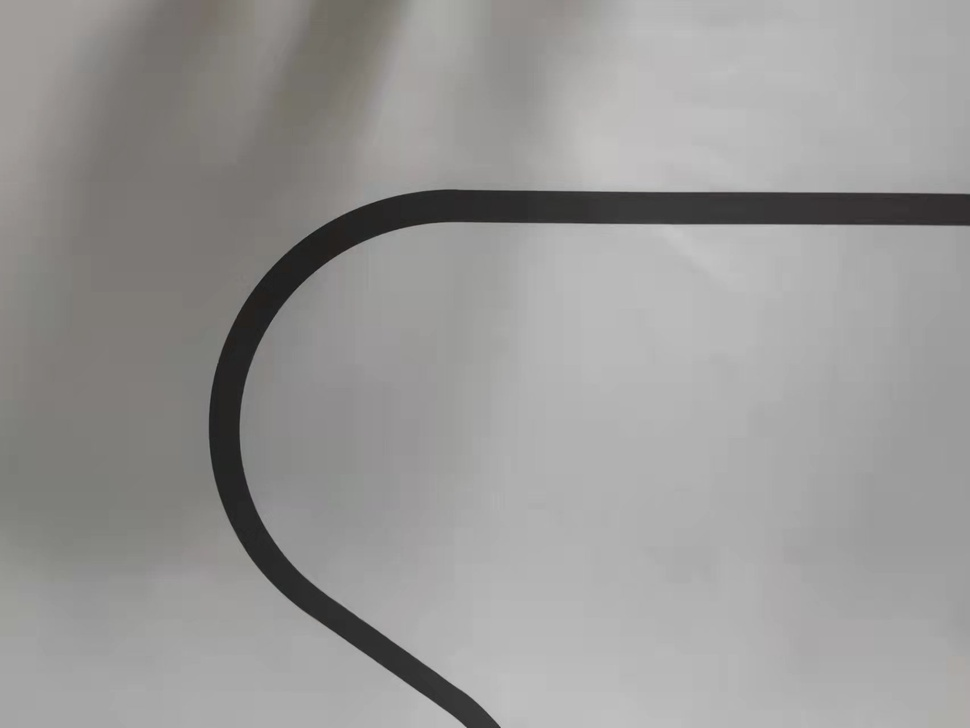
#> input picture experiment/5.jpg, 970 x 728 px, shrunk from 1705 x 1279 before the run
$ jupyter execute test.ipynb   (older library calls are emulated)
#> lines starting #> are read from the running program, lines starting #| are printed output that depends on the picture; after the words box and inside, x2 and y2 are one past the last pixel; in counts of white or black regions, pixels touching at a corner belong together
[cell 1]
import cv2
import numpy as np
import matplotlib.pyplot as plt

[cell 2]
def max_filtering(N, I_temp):
    wall = np.full((I_temp.shape[0]+(N//2)*2, I_temp.shape[1]+(N//2)*2), -1)
    wall[(N//2):wall.shape[0]-(N//2), (N//2):wall.shape[1]-(N//2)] = I_temp.copy()
    temp = np.full((I_temp.shape[0]+(N//2)*2, I_temp.shape[1]+(N//2)*2), -1)
    for y in range(0,wall.shape[0]):
        for x in range(0,wall.shape[1]):
            if wall[y,x]!=-1:
                window = wall[y-(N//2):y+(N//2)+1,x-(N//2):x+(N//2)+1]
                num = np.amax(window)
                temp[y,x] = num
    A = temp[(N//2):wall.shape[0]-(N//2), (N//2):wall.shape[1]-(N//2)].copy()
    return A

def min_filtering(N, A):
    wall_min = np.full((A.shape[0]+(N//2)*2, A.shape[1]+(N//2)*2), 300)
    wall_min[(N//2):wall_min.shape[0]-(N//2), (N//2):wall_min.shape[1]-(N//2)] = A.copy()
    temp_min = np.full((A.shape[0]+(N//2)*2, A.shape[1]+(N//2)*2), 300)
    for y in range(0,wall_min.shape[0]):
        for x in range(0,wall_min.shape[1]):
            if wall_min[y,x]!=300:
                window_min = wall_min[y-(N//2):y+(N//2)+1,x-(N//2):x+(N//2)+1]
                num_min = np.amin(window_min)
                temp_min[y,x] = num_min
    B = temp_min[(N//2):wall_min.shape[0]-(N//2), (N//2):wall_min.shape[1]-(N//2)].copy()
    return B

def background_subtraction(I, B):
    O = I - B
    norm_img = cv2.normalize(O, None, 0,255, norm_type=cv2.NORM_MINMAX)
    return norm_img

def min_max_filtering(M, N, I):
    if M == 0:
        #max_filtering
        A = max_filtering(N, I)
        #min_filtering
        B = min_filtering(N, A)
        #subtraction
        normalised_img = background_subtraction(I, B)
    elif M == 1:
        #min_filtering
        A = min_filtering(N, I)
        #max_filtering
        B = max_filtering(N, A)
        #subtraction
        normalised_img = background_subtraction(I, B)
    return normalised_img

[cell 3]
P = cv2.imread('./experiment/5.jpg',0)
plt.imshow(P,cmap='gray')
plt.title("original image")
plt.show()

[cell 4]
#We can edit the N and M values here for P and C images
import time
start = time.time()
O_P = min_max_filtering(M = 1, N = 20, I = P)
#> after the loop in min_filtering, `for y in range(0,wall_min.shape[0]):`:
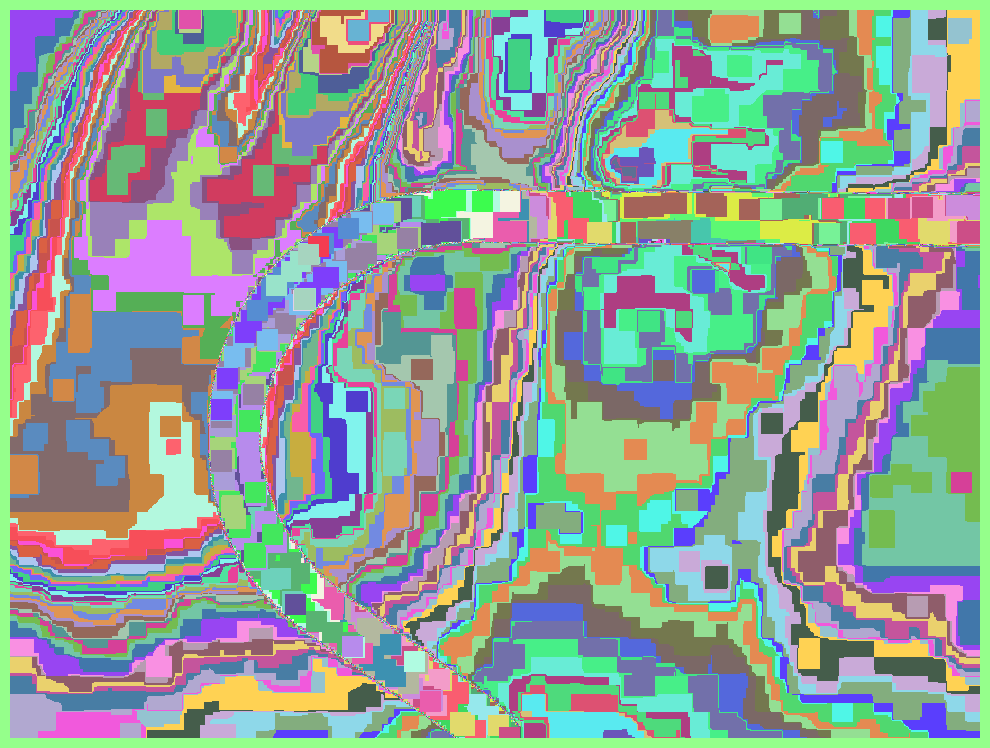
#> temp_min: shape (748, 990) int64; 171 distinct labels, from 21 to 300; one colour per label, 0 black
#> after the loop in min_filtering, `for y in range(0,wall_min.shape[0]):`:
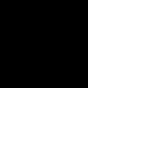
#> window_min: shape (21, 21) int64 (shown 8 times larger); values 173 (black) and 300 (white), 72.6% white; 1 black region, box (x1, y1, x2, y2) and area: (0, 0, 11, 11) 121
#> after the loop in max_filtering, `for y in range(0,wall.shape[0]):`:
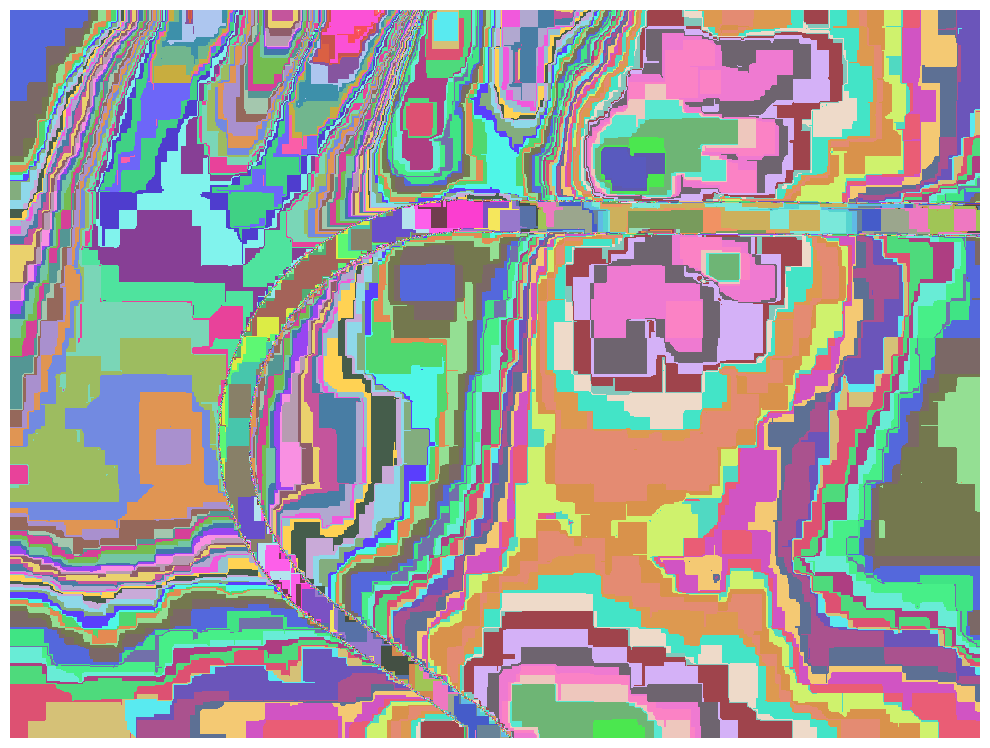
#> temp: shape (748, 990) int64; 171 distinct labels, from -1 to 192; one colour per label, 0 black, -1 white
#> in max_filtering, `A = temp[(N//2):wall.shape[0]-(N//2), (N//2):wall.shape[1]-(N//2)].cop..`:
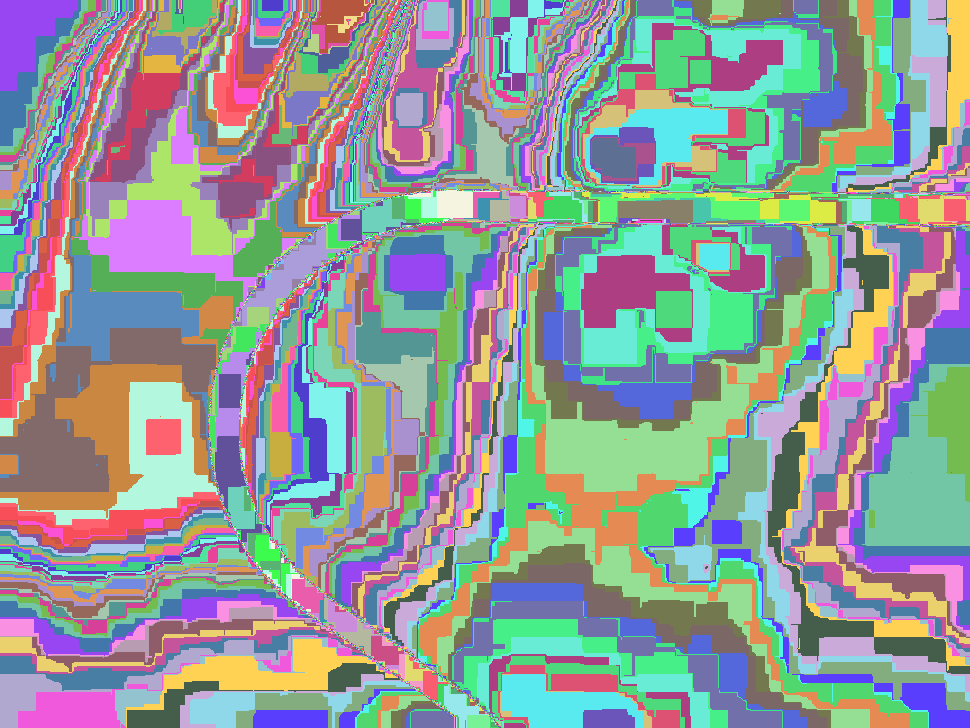
#> A: shape (728, 970) int64; 170 distinct labels, from 21 to 192; one colour per label, 0 black
#> in background_subtraction, `norm_img = cv2.normalize(O, None, 0,255, norm_type=cv2.NORM_MINMAX)`:
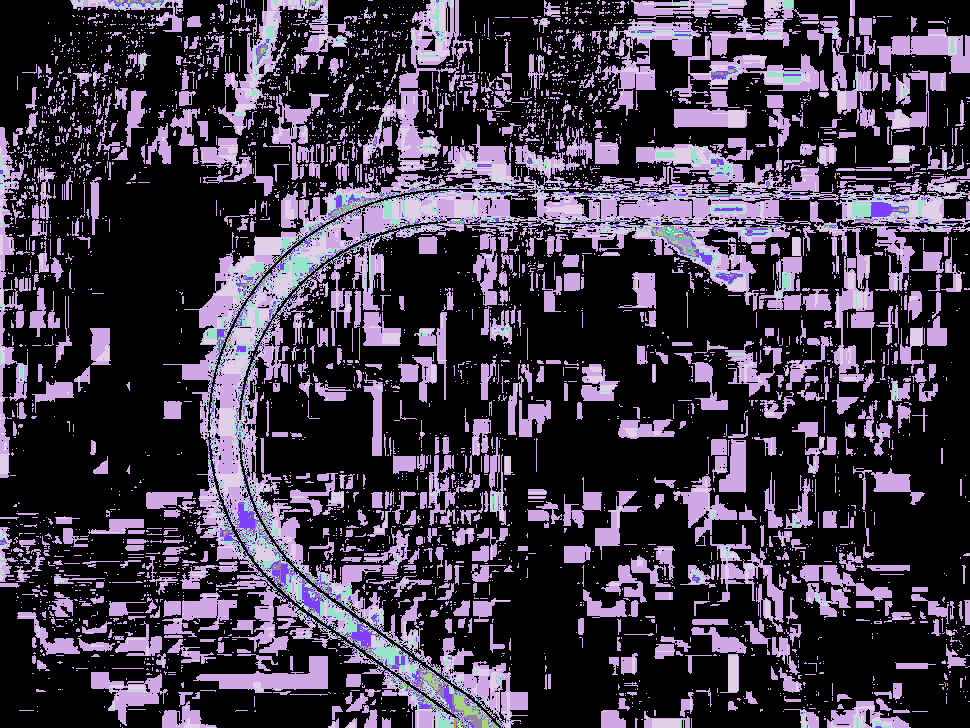
#> norm_img: shape (728, 970) int32; 57 distinct labels, from 0 to 255; one colour per label, 0 black
print(time.time() - start)


#Display final output
plt.imshow(O_P, cmap = 'gray')
plt.title("Final output")
plt.show()

[cell 5]
import re
from cv2 import cv2
import numpy as np

img = cv2.imread("./experiment/5.jpg")
#> img is the input picture: shape (728, 970, 3); mean B, G, R 151, 152.2, 153.2
def shadow_remove(img):
    rgb_planes = cv2.split(img)
    result_norm_planes = []
    for plane in rgb_planes:
        dilated_img = cv2.dilate(plane, np.ones((7,7), np.uint8))
        bg_img = cv2.medianBlur(dilated_img, 21)
        diff_img = 255 - cv2.absdiff(plane, bg_img)
        norm_img = cv2.normalize(diff_img,None, alpha=0, beta=255, norm_type=cv2.NORM_MINMAX, dtype=cv2.CV_8UC1)
        result_norm_planes.append(norm_img)
    shadowremov = cv2.merge(result_norm_planes)
    return shadowremov
#Shadow removal
shad = shadow_remove(img)
#> the loop in shadow_remove, `for plane in rgb_planes:` made 3 passes
#> after the loop in shadow_remove, `for plane in rgb_planes:`:
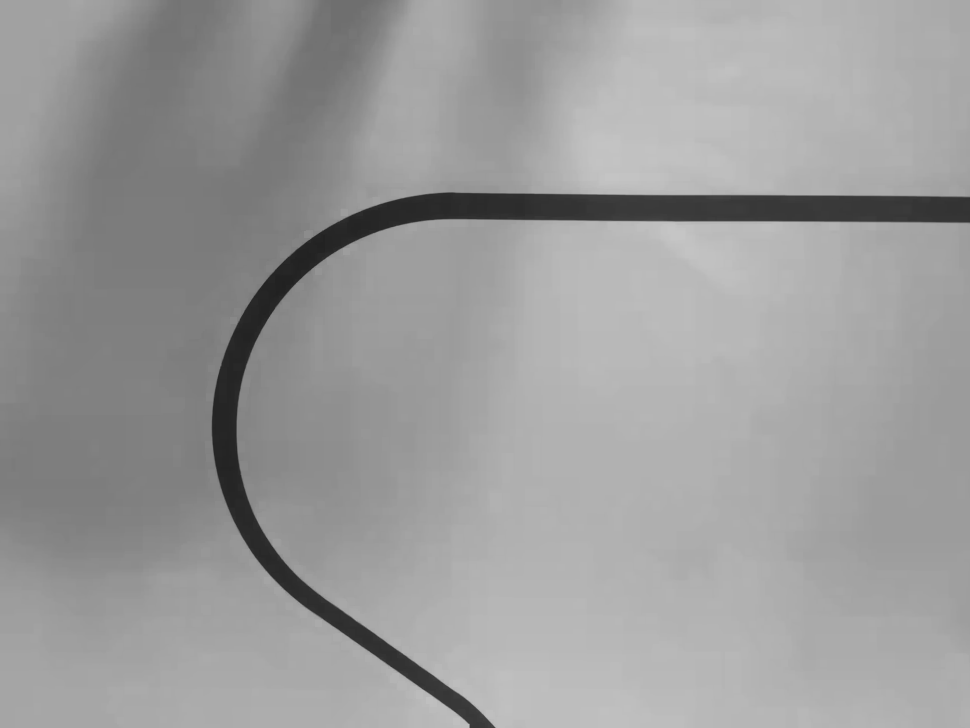
#> dilated_img: shape (728, 970); min 33, max 197, mean 155.6
#> after the loop in shadow_remove, `for plane in rgb_planes:`: result_norm_planes = 3 items

$ run again, with experiment/1.jpg copied over experiment/5.jpg
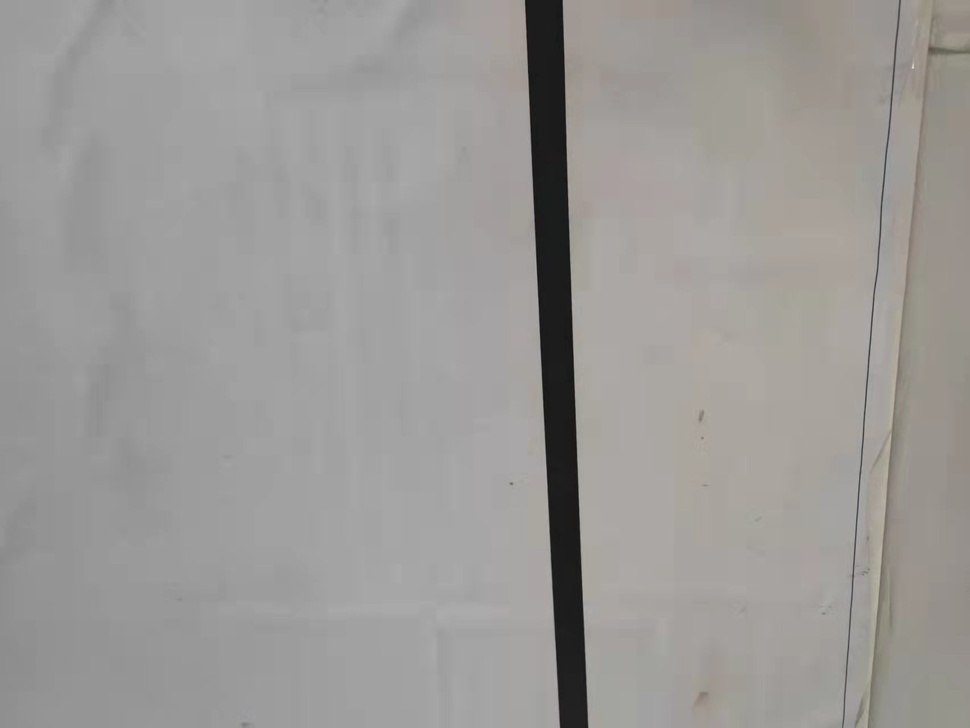
#> input picture experiment/1.jpg, 970 x 728 px, shrunk from 1705 x 1279 before the run
#> wall_min: shape (748, 990) int64; 174 distinct labels, from 17 to 300
#> B: shape (728, 970) int64; 153 distinct labels, from 17 to 169
#> wall: shape (748, 990) int64; 154 distinct labels, from -1 to 169
#> after the loop in max_filtering, `for y in range(0,wall.shape[0]):`:
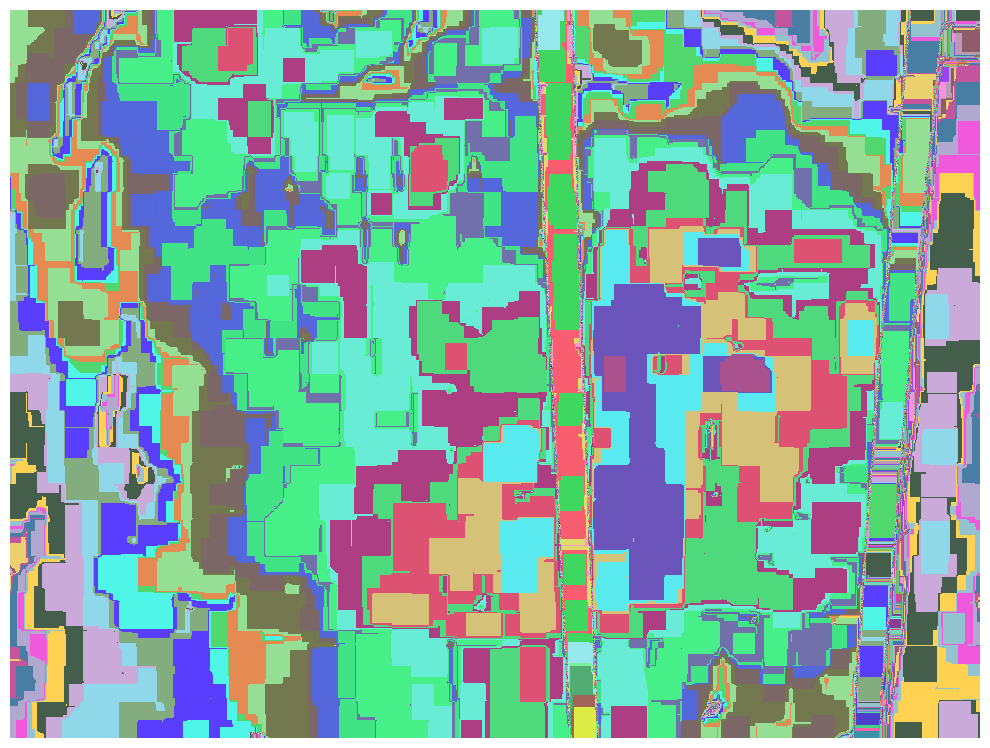
#> temp: shape (748, 990) int64; 154 distinct labels, from -1 to 169; one colour per label, 0 black, -1 white
#> A: shape (728, 970) int64; 153 distinct labels, from 17 to 169
#> O: shape (728, 970) int64; 63 distinct labels, from 0 to 74
#> img is the input picture: shape (728, 970, 3); mean B, G, R 151.1, 153.5, 155.5
#> the loop in shadow_remove, `for plane in rgb_planes:` made 3 passes
#> after the loop in shadow_remove, `for plane in rgb_planes:`:
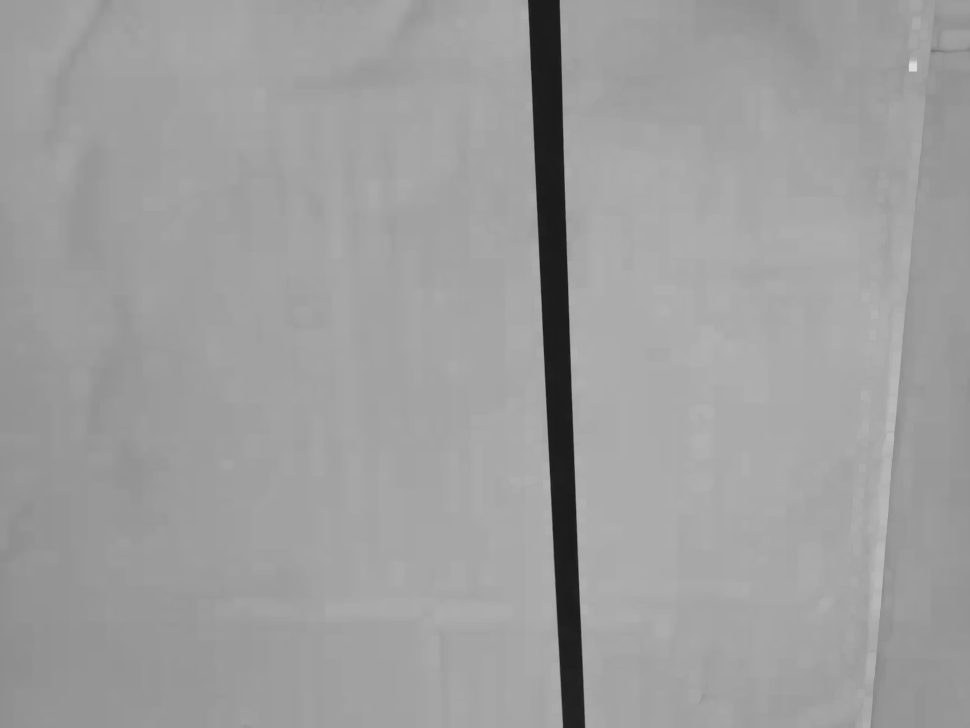
#> dilated_img: shape (728, 970); min 25, max 220, mean 157.7
#> after the loop in shadow_remove, `for plane in rgb_planes:`: result_norm_planes = 3 items
